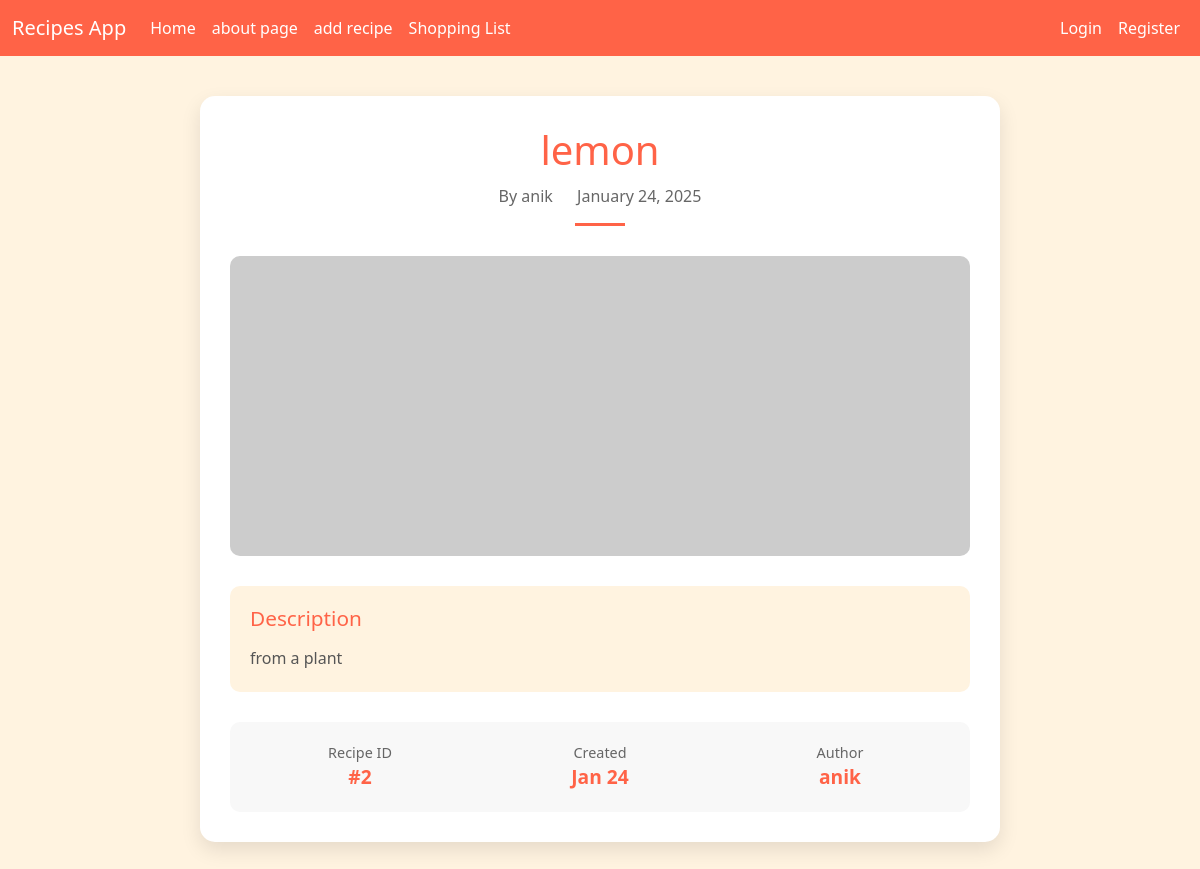
The app's page /recipe/2/ with its own data.
### recipes/models.py (models this page shows, shortened)
class Recipe(models.Model):
    title = models.CharField(max_length=100)
    description = models.TextField()
    author = models.ForeignKey(User, on_delete=models.CASCADE)
    created_at = models.DateTimeField(auto_now_add=True)
    updated_at = models.DateTimeField(auto_now=True)

### recipes/views.py (the view)
# urls.py: path('recipe/<int:pk>/', views.RecipeDetailView.as_view(), name="recipes-detail"),
class RecipeDetailView(DetailView):
    model = models.Recipe
    def get_context_data(self, **kwargs):
        context = super().get_context_data(**kwargs)
        if self.request.user.is_authenticated:
            context['is_saved'] = self.object.is_saved_by(self.request.user)
        return context

### recipes/templates/recipes/recipe_detail.html (shortened to what this page needs)
{% extends 'recipes/base.html' %}
{% block content %}
<div style="background-color: #fff3e0; min-height: calc(100vh - 56px); padding: 40px 20px;">
    <div style="max-width: 800px; margin: 0 auto; background-color: white; padding: 30px; border-radius: 15px; box-shadow: 0 8px 20px rgba(0, 0, 0, 0.1);">
        <div style="text-align: center; margin-bottom: 30px;">
            <h1 style="color: #ff6347; font-size: 2.5em; margin-bottom: 10px;">{{object.title}}</h1>
            <div style="color: #666; margin-bottom: 15px;">
                <span style="margin-right: 20px;">By {{object.author}}</span>
                <span>{{object.updated_at |date:"F d, Y"}}</span>
            </div>
            <div style="width: 50px; height: 3px; background-color: #ff6347; margin: 0 auto;"></div>
        </div>
        <div style="width: 100%; height: 300px; background-color: #f8f8f8; border-radius: 10px; margin-bottom: 30px; overflow: hidden;">
            <img src="https://via.placeholder.com/800x300" alt="Recipe" style="width: 100%; height: 100%; object-fit: cover;">
        </div>
        <div style="background-color: #fff3e0; padding: 20px; border-radius: 10px; margin-bottom: 30px;">
            <h3 style="color: #ff6347; margin-bottom: 15px; font-size: 1.3em;">Description</h3>
            <p style="color: #555; line-height: 1.6; margin: 0;">{{object.description}}</p>
        </div>
        <div style="margin-top: 30px; padding: 20px; background-color: #f8f8f8; border-radius: 10px;">
            <div style="display: grid; grid-template-columns: repeat(3, 1fr); gap: 20px; text-align: center;">
                <div>
                    <div style="font-size: 0.9em; color: #666;">Recipe ID</div>
                    <div style="font-size: 1.2em; color: #ff6347; font-weight: bold;">#{{ object.id }}</div>
                </div>
                <div>
                    <div style="font-size: 0.9em; color: #666;">Created</div>
                    <div style="font-size: 1.2em; color: #ff6347; font-weight: bold;">{{object.updated_at |date:"M d"}}</div>
                </div>
                <div>
                    <div style="font-size: 0.9em; color: #666;">Author</div>
                    <div style="font-size: 1.2em; color: #ff6347; font-weight: bold;">{{object.author}}</div>
                </div>
            </div>
        </div>
    </div>
</div>
{% endblock content %}

### records on screen
Recipe: title "lemon", author "anik", updated_at "January 24, 2025", description "from a plant", id "2", updated_at "Jan 24"
